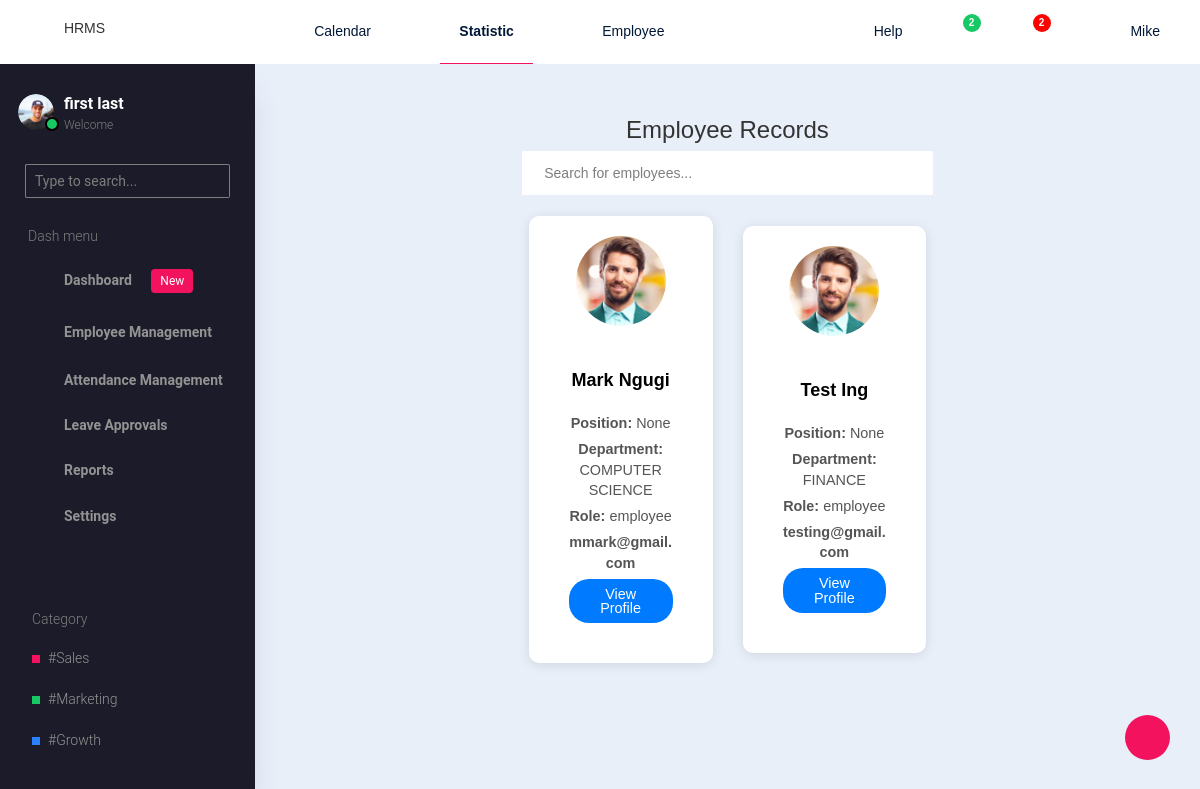
Before: /employee-profile/ with the older database file.
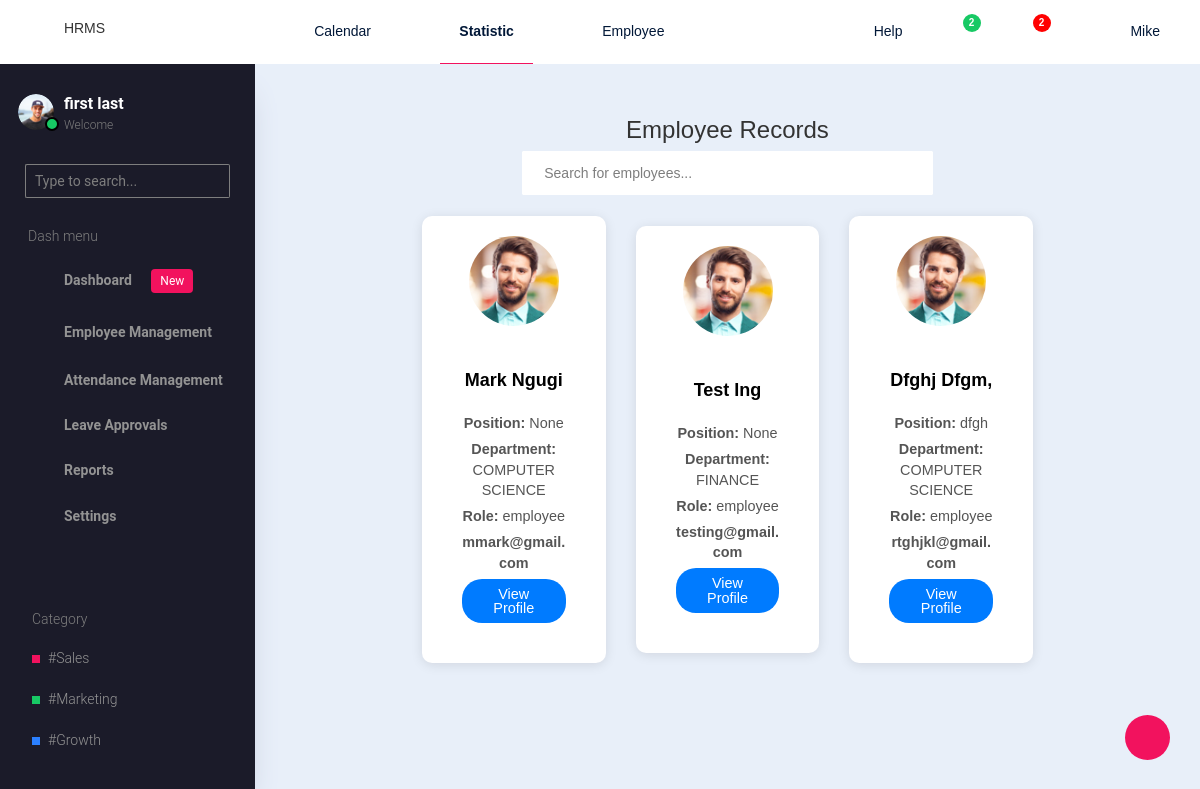
After: the same page with the newer database file.
### accounts/models.py (models this page shows, shortened)
class CustomUser(AbstractUser):
    ROLE_CHOICES = [
        ('admin', 'Admin'),
        ('hr_manager', 'HR Manager'),
        ('employee', 'Employee'),
    ]
    role = models.CharField(max_length=20, choices=ROLE_CHOICES, default='employee')
    gender = models.CharField(max_length=20, choices=[('male', 'Male'), ('female', 'Female')], default='male')
    phone = models.CharField(max_length=15, blank=True, null=True)
    position = models.CharField(max_length=100, blank=True, null=True)
    department = models.ForeignKey(Department, on_delete=models.CASCADE, default=None, null=True)
    start_date = models.DateField(blank=True, null=True)
    exit_date = models.DateField(null=True, blank=True)
    reason_for_leaving = models.CharField(max_length=255, null=True, blank=True)

class Department(models.Model):
    name = models.CharField(max_length=100, default='ADMIN')
    work_start_time = models.TimeField(null=True, blank=True)
    work_end_time = models.TimeField(null=True, blank=True)
    def __str__(self):
        return self.name

### hrms/views.py (the view)
# urls.py: path('employee-profile/',employee_profile,name = 'employeeprofile'),
def employee_profile(request):
    employees = CustomUser.objects.filter(role__in=['employee','hr_manager'])
    context = {'employees':employees}
    return render(request,'hrms/admin/employee-management/employee_profile.html',context)

### hrms/templates/hrms/admin/employee-management/employee_profile.html (shortened to what this page needs)
{% extends 'hrms/admin/base.html' %}
{% block content %}
<body>
    <div class="container-fluid">
        <div class="container mt-4">
            <h2 class="text-center">Employee Records</h2>
            <div class="search-bar text-center">
                <input type="text" id="searchInput" placeholder="Search for employees..." class="form-control w-50 mx-auto">
            </div>
            <div class="row justify-content-center">
                {% for employee in employees %}
                <div class="col-md-3 col-sm-6 mb-4 d-flex align-items-stretch employee-card">
                    <div class="card text-center">
                        <img src="/static/images/faces/face1.jpg" class="card-img-top" alt="Employee 1">
                        <div class="card-body">
                            <h5 class="card-title">{{ employee.first_name }} {{ employee.last_name }}</h5>
                            <p class="card-text"><b>Position:</b> {{ employee.position }}</p>
                            <p class="card-text"><b>Department:</b> {{ employee.department }}</p>
                            <p class="card-text"><b>Role:</b> {{ employee.role }}</p>
                            <p class="card-text"> <b>{{ employee.email }}</b></p>
                            <a href="#" class="btn btn-primary">View Profile</a>
                        </div>
                    </div>
                </div>
                {% endfor %}
            </div>
        </div>
    </div>
</body>
{% endblock %}

Changed rows visible on the page:
added CustomUser: first_name "Dfghj", last_name "Dfgm,", position "dfgh", department "COMPUTER SCIENCE", role "employee", email "rtghjkl@gmail.com"
